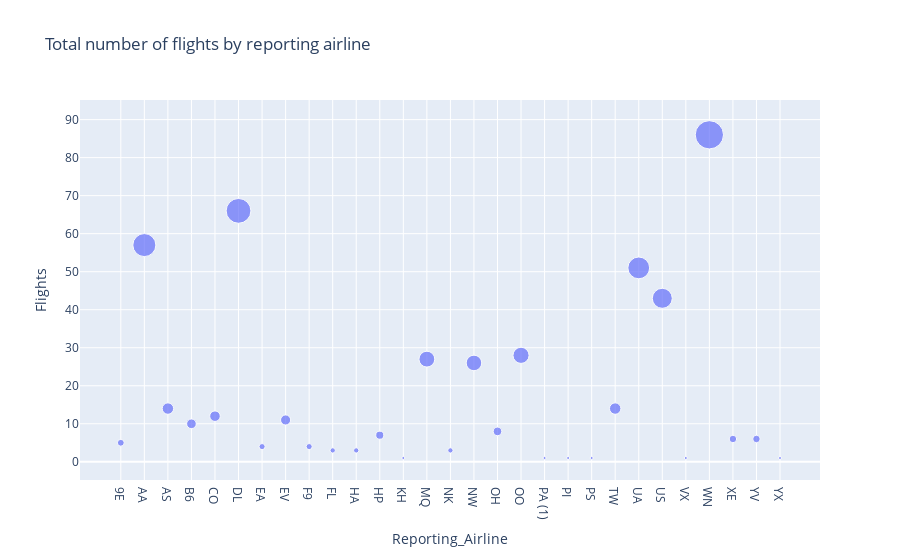

Notebook code cell kept with this figure:
### Markdown cell above
**To do**

-   Create a bubble chart using the `bub_data` with x-axis being reporting airline and y-axis being flights.
-   Provide title to the chart
-   Update size of the bubble based on the number of flights. Use `size` parameter.
-   Update name of the hover tooltip to `reporting_airline` using `hover_name` parameter.

### Code cell
# Create bubble chart here
fig = px.scatter(bub_data, x="Reporting_Airline", y="Flights",size="Flights", title='Total number of flights by reporting airline',  hover_name="Reporting_Airline")
fig.show()

### Figure 1 — Plotly figure (JSON) as saved in the notebook; plotly's stock layout.template omitted (floating-point values rounded to 4 significant figures)
{"data": [{"hovertemplate": "<b>%{hovertext}</b><br><br>Reporting_Airline=%{x}<br>Flights=%{marker.size}<extra></extra>", "hovertext": ["9E", "AA", "AS", "B6", "CO", "DL", "EA", "EV", "F9", "FL", "HA", "HP", "KH", "MQ", "NK", "NW", "OH", "OO", "PA (1)", "PI", "PS", "TW", "UA", "US", "VX", "WN", "XE", "YV", "YX"], "legendgroup": "", "marker": {"color": "#636efa", "size": [5, 57, 14, 10, 12, 66, 4, 11, 4, 3, 3, 7, 1, 27, 3, 26, 8, 28, 1, 1, 1, 14, 51, 43, 1, 86, 6, 6, 1], "sizemode": "area", "sizeref": 0.215, "symbol": "circle"}, "mode": "markers", "name": "", "orientation": "v", "showlegend": false, "type": "scatter", "x": ["9E", "AA", "AS", "B6", "CO", "DL", "EA", "EV", "F9", "FL", "HA", "HP", "KH", "MQ", "NK", "NW", "OH", "OO", "PA (1)", "PI", "PS", "TW", "UA", "US", "VX", "WN", "XE", "YV", "YX"], "xaxis": "x", "y": [5, 57, 14, 10, 12, 66, 4, 11, 4, 3, 3, 7, 1, 27, 3, 26, 8, 28, 1, 1, 1, 14, 51, 43, 1, 86, 6, 6, 1], "yaxis": "y"}], "layout": {"autosize": true, "legend": {"itemsizing": "constant", "tracegroupgap": 0}, "title": {"text": "Total number of flights by reporting airline"}, "xaxis": {"anchor": "y", "autorange": true, "domain": [0, 1], "range": [-1.759, 29.72], "title": {"text": "Reporting_Airline"}, "type": "category"}, "yaxis": {"anchor": "x", "autorange": true, "domain": [0, 1], "range": [-5.275, 97.19], "title": {"text": "Flights"}, "type": "linear"}}}
